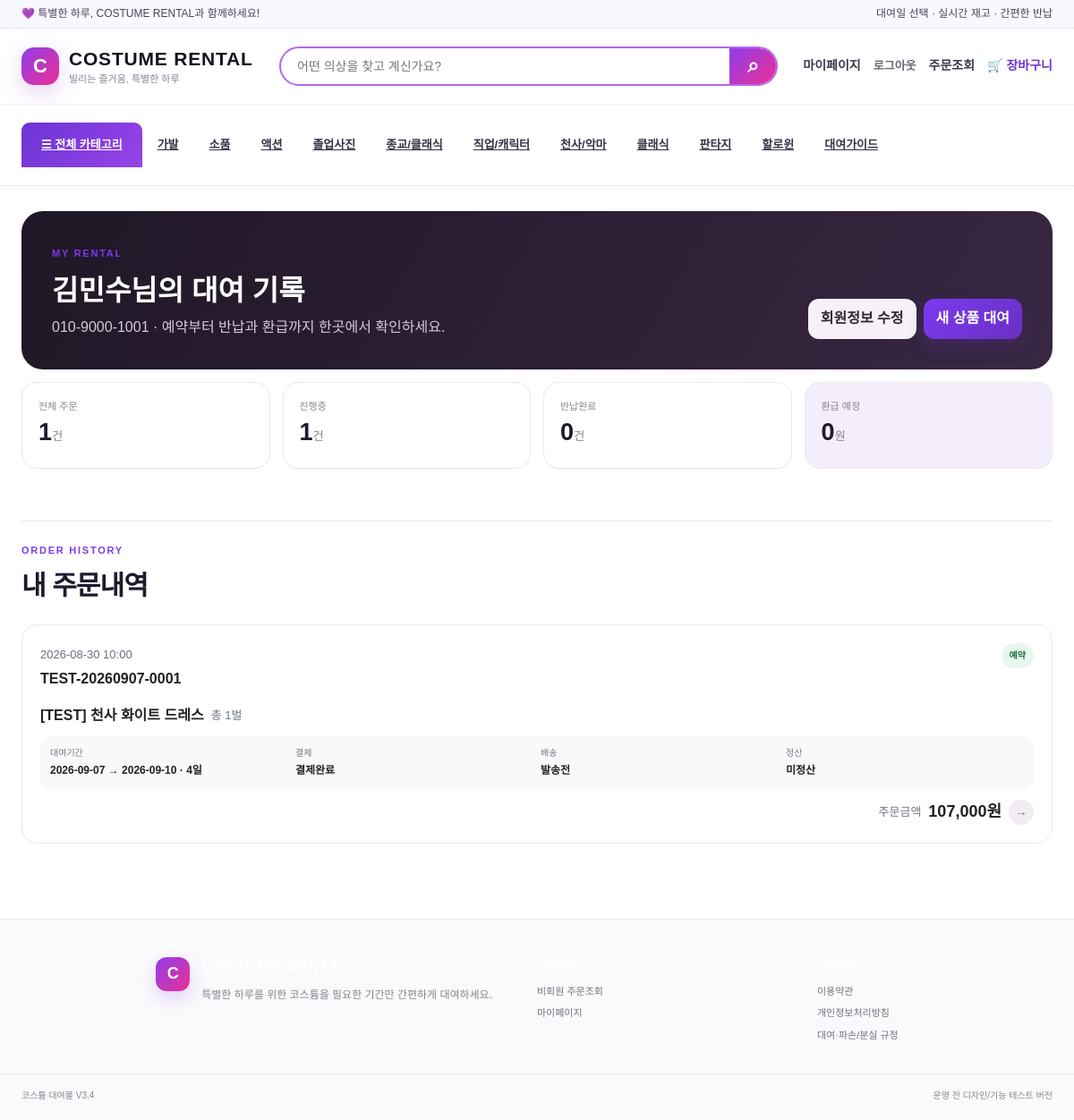
Page /mypage (signed in) on the committed database.
### tables this page shows
CREATE TABLE shop_categories (id INTEGER PRIMARY KEY AUTOINCREMENT,name TEXT NOT NULL UNIQUE,slug TEXT NOT NULL UNIQUE,image_filename TEXT DEFAULT '',sort_order INTEGER NOT NULL DEFAULT 0,show_on_home INTEGER NOT NULL DEFAULT 1,is_active INTEGER NOT NULL DEFAULT 1,created_at TEXT DEFAULT '');

CREATE TABLE member_accounts (
 id INTEGER PRIMARY KEY AUTOINCREMENT,
 name TEXT NOT NULL,
 phone TEXT NOT NULL,
 phone_key TEXT NOT NULL UNIQUE,
 email TEXT DEFAULT '',
 password_hash TEXT NOT NULL,
 zipcode TEXT DEFAULT '',
 address1 TEXT DEFAULT '',
 address2 TEXT DEFAULT '',
 is_active INTEGER NOT NULL DEFAULT 1,
 created_at TEXT NOT NULL DEFAULT '',
 last_login_at TEXT DEFAULT '', toss_customer_key TEXT DEFAULT '');

CREATE TABLE reservations(id INTEGER PRIMARY KEY AUTOINCREMENT,product_id INTEGER NOT NULL,size_id INTEGER,order_no TEXT DEFAULT '',customer_name TEXT NOT NULL,phone TEXT NOT NULL,start_date TEXT NOT NULL,end_date TEXT NOT NULL,qty INTEGER NOT NULL DEFAULT 1,rental_days INTEGER NOT NULL DEFAULT 1,total_price INTEGER NOT NULL DEFAULT 0,status TEXT NOT NULL DEFAULT '예약',shipping_status TEXT NOT NULL DEFAULT '발송전',return_status TEXT NOT NULL DEFAULT '회수전',memo TEXT DEFAULT '',created_at TEXT NOT NULL,recipient_name TEXT DEFAULT '',zipcode TEXT DEFAULT '',address1 TEXT DEFAULT '',address2 TEXT DEFAULT '',shipping_fee INTEGER NOT NULL DEFAULT 0,return_shipping_fee INTEGER NOT NULL DEFAULT 0,deposit_total INTEGER NOT NULL DEFAULT 0,final_amount INTEGER NOT NULL DEFAULT 0,outbound_carrier TEXT DEFAULT '',outbound_tracking_no TEXT DEFAULT '',return_carrier TEXT DEFAULT '',return_tracking_no TEXT DEFAULT '',dispatch_date TEXT DEFAULT '',pickup_date TEXT DEFAULT '',deposit_received INTEGER NOT NULL DEFAULT 0,damage_deduction INTEGER NOT NULL DEFAULT 0,additional_charge INTEGER NOT NULL DEFAULT 0,refund_amount INTEGER NOT NULL DEFAULT 0,refund_status TEXT NOT NULL DEFAULT '미정산',settlement_note TEXT DEFAULT '',refund_date TEXT DEFAULT '',is_test INTEGER NOT NULL DEFAULT 0, payment_status TEXT NOT NULL DEFAULT '결제완료', payment_method TEXT DEFAULT '', paid_at TEXT DEFAULT '', order_source TEXT NOT NULL DEFAULT '온라인', member_id INTEGER, payment_token TEXT DEFAULT '', payment_failure_reason TEXT DEFAULT '', payment_updated_at TEXT DEFAULT '', payment_expires_at TEXT DEFAULT '', paid_order_amount INTEGER NOT NULL DEFAULT 0, order_refund_total INTEGER NOT NULL DEFAULT 0, order_extra_paid_total INTEGER NOT NULL DEFAULT 0, cancellation_fee INTEGER NOT NULL DEFAULT 0, cancellation_refund_amount INTEGER NOT NULL DEFAULT 0, cancellation_rate INTEGER NOT NULL DEFAULT 0, cancellation_policy TEXT DEFAULT '', cancelled_at TEXT DEFAULT '', toss_order_id TEXT DEFAULT '', toss_payment_key TEXT DEFAULT '', toss_payment_status TEXT DEFAULT '', toss_method TEXT DEFAULT '', toss_approved_at TEXT DEFAULT '', toss_receipt_url TEXT DEFAULT '', toss_last_error TEXT DEFAULT '', toss_raw_json TEXT DEFAULT '', toss_confirm_idempotency_key TEXT DEFAULT '', deposit_payment_status TEXT NOT NULL DEFAULT '입금대기', deposit_received_at TEXT DEFAULT '', deposit_payment_note TEXT DEFAULT '');

### app.py (the view)
@app.route('/mypage')
@member_required
def mypage():
    member=current_member(); conn=db()
    orders=conn.execute('''SELECT r.*,
        (SELECT p.name FROM reservation_items ri JOIN products p ON p.id=ri.product_id WHERE ri.reservation_id=r.id ORDER BY ri.id LIMIT 1) first_product,
        (SELECT COUNT(*) FROM reservation_items ri WHERE ri.reservation_id=r.id) item_count,
        (SELECT COALESCE(SUM(ri.qty),0) FROM reservation_items ri WHERE ri.reservation_id=r.id) item_qty
        FROM reservations r WHERE r.member_id=? ORDER BY r.id DESC''',(member['id'],)).fetchall()
    summary=conn.execute('''SELECT COUNT(*) order_count,
        COALESCE(SUM(CASE WHEN status IN ('예약','대여중','세탁/검수중') THEN 1 ELSE 0 END),0) active_count,
        COALESCE(SUM(CASE WHEN status='반납완료' THEN 1 ELSE 0 END),0) completed_count,
        COALESCE(SUM(CASE WHEN refund_status IN ('환급예정','부분환급') THEN refund_amount ELSE 0 END),0) refund_pending
        FROM reservations WHERE member_id=?''',(member['id'],)).fetchone()
    conn.close()
    return render_template('mypage.html',member=member,orders=orders,summary=summary,today=date.today().isoformat())

### app.py (called while the page is built, shortened)
def db():
    conn = sqlite3.connect(DB)
    conn.row_factory = sqlite3.Row
    conn.execute('PRAGMA foreign_keys=ON')
    return conn

def get_text_setting(conn, key, default=''):
    row = conn.execute('SELECT value FROM settings WHERE key=?', (key,)).fetchone()
    return row['value'] if row else default

@app.before_request
def expire_stale_payment_holds():
    if request.endpoint == 'static':
        return
    conn=db(); now_text=datetime.now().strftime('%Y-%m-%d %H:%M')
    try:
        rows=conn.execute("SELECT * FROM reservations WHERE payment_status='결제대기' AND COALESCE(payment_expires_at,'')<>'' AND payment_expires_at<?",(now_text,)).fetchall()
    except sqlite3.OperationalError:
        conn.close(); return
    for row in rows:
        conn.execute("UPDATE reservations SET payment_status='결제실패',payment_failure_reason='결제시간 만료',payment_updated_at=? WHERE id=?",(now_text,row['id']))
        log_payment_transaction(conn,row['id'],row['payment_method'],card_payment_amount(row),'실패','결제시간 만료')
    if rows:
        conn.commit()
    conn.close()

def queue_due_pickup_notifications(conn):
    today=date.today()
    targets=((today+timedelta(days=1)).isoformat(), today.isoformat())
    rows=conn.execute("SELECT id,pickup_date FROM reservations WHERE pickup_date IN (?,?) AND payment_status='결제완료' AND status IN ('예약','대여중') AND return_status<>'회수완료'",targets).fetchall()
    created=0
    for row in rows:
        if queue_notification(conn,row['id'],'회수예정',f"{row['id']}:회수예정:{row['pickup_date']}"):
            created+=1
    return created

def current_member():
    member_id = session.get('member_user_id')
    if not member_id:
        return None
    conn = db()
    row = conn.execute('SELECT id,name,phone,phone_key,email,zipcode,address1,address2,is_active,last_login_at FROM member_accounts WHERE id=?', (member_id,)).fetchone()
    conn.close()
    if not row or not row['is_active']:
        session.pop('member_user_id', None)
        return None
    return row

def member_required(view):
    @wraps(view)
    def wrapped(*args, **kwargs):
        if not current_member():
            flash('로그인이 필요한 메뉴입니다.')
            return redirect(url_for('member_login', next=request.path))
        return view(*args, **kwargs)
    return wrapped

def current_admin():
    admin_id = session.get('admin_user_id')
    if not admin_id:
        return None

### templates/mypage.html
{% extends 'base.html' %}{% block title %}마이페이지{% endblock %}{% block content %}<div class="mypagehero"><div><span class="eyebrow">MY RENTAL</span><h1>{{member.name}}님의 대여 기록</h1><p>{{member.phone}} · 예약부터 반납과 환급까지 한곳에서 확인하세요.</p></div><div class="mypageactions"><a class="button soft" href="{{url_for('mypage_profile')}}">회원정보 수정</a><a class="button primary" href="{{url_for('home')}}">새 상품 대여</a></div></div><div class="mystats modernstats"><div><span>전체 주문</span><b>{{summary.order_count}}</b><small>건</small></div><div><span>진행중</span><b>{{summary.active_count}}</b><small>건</small></div><div><span>반납완료</span><b>{{summary.completed_count}}</b><small>건</small></div><div class="accentstat"><span>환급 예정</span><b>{{'{:,}'.format(summary.refund_pending)}}</b><small>원</small></div></div><section class="mypagesection"><div class="sectiontitle"><div><span class="eyebrow">ORDER HISTORY</span><h2>내 주문내역</h2></div></div><div class="myorders modernorders">{% for r in orders %}<a class="myordercard" href="{{url_for('mypage_order',rid=r.id)}}"><div class="myorder-top"><div><span class="muted">{{r.created_at}}</span><strong>{{r.order_no}}</strong></div><span class="statuspill {% if r.status=='취소' %}cancel{% elif r.status in ['예약','대여중'] %}active{% else %}done{% endif %}">{{r.status}}</span></div><div class="myorder-product"><b>{{r.first_product or '주문상품'}}</b>{% if r.item_count>1 %}<span>외 {{r.item_count-1}}종</span>{% endif %}<span>총 {{r.item_qty}}벌</span></div><div class="myorder-grid"><span>대여기간<b>{{r.start_date}}{% if r.end_date!=r.start_date %} → {{r.end_date}}{% endif %} · {{r.rental_days}}일</b></span><span>결제<b>{{r.payment_status}}</b></span><span>배송<b>{{r.shipping_status}}</b></span><span>정산<b>{{r.refund_status}}</b></span></div><div class="myorder-amount"><span>주문금액</span><strong>{{'{:,}'.format(r.final_amount)}}원</strong><i>→</i></div></a>{% else %}<div class="empty-state"><div class="emptyicon">◌</div><h2>아직 주문내역이 없습니다</h2><p>원하는 코스튬을 골라 첫 대여를 시작해보세요.</p><a class="button primary" href="{{url_for('home')}}">상품 보러가기</a></div>{% endfor %}</div></section>{% endblock %}

### templates/base.html (shortened to what this page needs)
<!doctype html>
<html lang="ko">
<head>
  <link rel="stylesheet" href="{{ url_for('static',filename='style.css') }}">
</head>
<body class="{% if admin_user %}has-adminbar{% endif %}">
  <div class="noticebar"><div class="wrap noticeinner"><span>💜 특별한 하루, COSTUME RENTAL과 함께하세요!</span><span class="noticehide">대여일 선택 · 실시간 재고 · 간편한 반납</span></div></div>
  <header class="siteheader v34-header">
    <div class="wrap v34-head-main">
      <a class="shopbrand" href="{{ url_for('home') }}"><span class="brandmark">C</span><span><b>COSTUME RENTAL</b><small>빌리는 즐거움, 특별한 하루</small></span></a>
      <form class="v34-head-search" action="{{url_for('home')}}#catalog" method="get"><input type="search" name="q" placeholder="어떤 의상을 찾고 계신가요?"><button aria-label="검색">⌕</button></form>
      <div class="navaccount v34-account">{% if member_user %}<a href="{{url_for('mypage')}}">마이페이지</a><form class="plainform" method="post" action="{{url_for('member_logout')}}"><button class="textbutton">로그아웃</button></form>{% else %}<a href="{{url_for('member_login')}}">로그인</a><a href="{{url_for('member_signup')}}">회원가입</a>{% endif %}<a href="{{url_for('order_lookup')}}">주문조회</a><a class="v34-cart" href="{{url_for('cart_view')}}">🛒 장바구니</a>{% if admin_user %}<a class="adminquick" href="{{url_for('dashboard')}}">관리자</a>{% endif %}</div>
    </div>
    {% if nav_categories %}<nav class="v34-category-nav"><div class="wrap"><a class="v34-allcat" href="{{url_for('home')}}#catalog">☰ 전체 카테고리</a>{% for c in nav_categories %}<a href="{{url_for('home',category=c.slug)}}#catalog">{{c.name}}</a>{% endfor %}<a href="{{url_for('order_lookup')}}">대여가이드</a></div></nav>{% endif %}
  </header>
  <main class="wrap sitecontent">{% with messages=get_flashed_messages() %}{% if messages %}{% for m in messages %}<div class="flash">{{ m }}</div>{% endfor %}{% endif %}{% endwith %}{% block content %}{% endblock %}</main>
  <footer class="sitefooter"><div class="wrap footergrid"><div class="footerbrand"><span class="brandmark smallmark">C</span><div><b>COSTUME RENTAL</b><p>특별한 하루를 위한 코스튬을 필요한 기간만 간편하게 대여하세요.</p></div></div><div><b>고객안내</b><a href="{{url_for('order_lookup')}}">비회원 주문조회</a>{% if member_user %}<a href="{{url_for('mypage')}}">마이페이지</a>{% else %}<a href="{{url_for('member_login')}}">회원 로그인</a>{% endif %}</div><div><b>이용안내</b><a href="{{url_for('legal_policy',doc_type='terms')}}">이용약관</a><a href="{{url_for('legal_policy',doc_type='privacy')}}">개인정보처리방침</a><a href="{{url_for('legal_policy',doc_type='rental')}}">대여·파손/분실 규정</a></div></div><div class="wrap footercopy"><span>코스튬 대여몰 V3.4</span><span>운영 전 디자인/기능 테스트 버전</span></div></footer>
</body>
</html>

### rows in the picture
shop_categories: name "가발"
shop_categories: name "소품"
shop_categories: name "액션"
shop_categories: name "졸업사진"
shop_categories: name "종교/클래식"
shop_categories: name "직업/캐릭터"
shop_categories: name "천사/악마"
shop_categories: name "클래식"
shop_categories: name "판타지"
shop_categories: name "할로윈"
member_accounts: name "김민수", phone "010-9000-1001"
reservations: created_at "2026-08-30 10:00", order_no "TEST-20260907-0001", status "예약", first_product "[TEST] 천사 화이트 드레스", item_qty "1", start_date "2026-09-07", end_date "2026-09-10", rental_days "4", payment_status "결제완료", shipping_status "발송전", refund_status "미정산", final_amount "107,000"

### other values in the picture
{{ summary.order_count }} "1"
{{ summary.active_count }} "1"
{{ summary.completed_count }} "0"
{{ '{:,}'.format(summary.refund_pending) }} "0"
